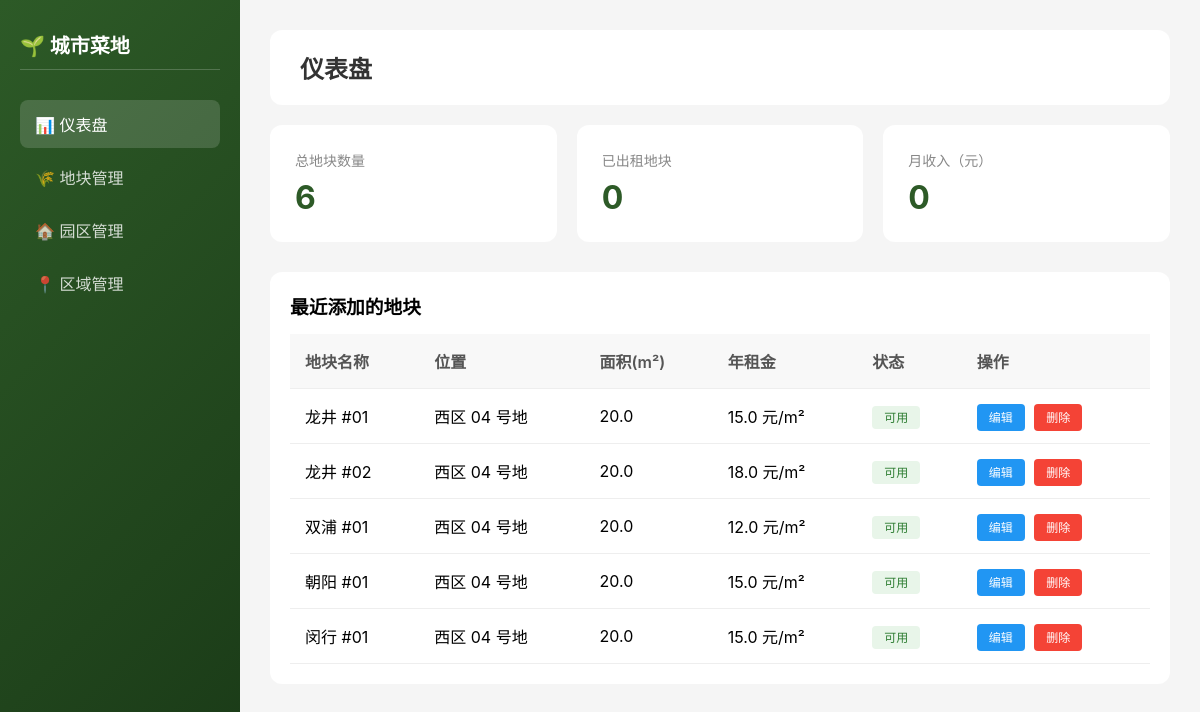
The page / on the database its author committed.
### tables this page shows
CREATE TABLE plots (
            id TEXT PRIMARY KEY,
            title TEXT NOT NULL,
            sub_title TEXT,
            location TEXT,
            area REAL,
            soil_type TEXT,
            light_condition TEXT,
            water_price REAL,
            annual_rent REAL,
            description TEXT,
            owner_name TEXT,
            owner_phone TEXT,
            owner_avatar TEXT,
            images TEXT,
            tags TEXT,
            status TEXT DEFAULT 'available',
            garden_id TEXT NOT NULL,
            FOREIGN KEY (garden_id) REFERENCES gardens(id)
        );

### admin.py (the view)
@app.route('/')
def dashboard():
    stats = models.get_stats()
    plots = models.get_plots_for_admin()
    return render_template('dashboard.html', stats=stats, plots=plots, active_page='dashboard')

### models.py (called while the page is built)
def get_db():
    conn = sqlite3.connect(DATABASE_PATH)
    conn.row_factory = sqlite3.Row
    return conn

def row_to_dict(row):
    return dict(row)

def get_plots_for_admin():
    conn = get_db()
    cursor = conn.cursor()
    cursor.execute('SELECT * FROM plots')
    rows = cursor.fetchall()
    plots = []
    for row in rows:
        plot = row_to_dict(row)
        images = json.loads(plot['images']) if plot['images'] else []
        plot['images'] = ','.join(images) if images else ''
        tags = json.loads(plot['tags']) if plot['tags'] else []
        plot['tags'] = ','.join(tags) if tags else ''
        plots.append(plot)
    conn.close()
    return plots

def get_stats():
    conn = get_db()
    cursor = conn.cursor()
    cursor.execute('SELECT COUNT(*) FROM plots')
    total_plots = cursor.fetchone()[0]
    cursor.execute('SELECT COUNT(*) FROM plots WHERE status = "rented"')
    rented_count = cursor.fetchone()[0]
    cursor.execute('SELECT SUM(area * annual_rent) FROM plots WHERE status = "rented"')
    monthly_revenue = cursor.fetchone()[0] or 0
    conn.close()
    return {
        'totalPlots': total_plots,
        'rentedCount': rented_count,
        'monthlyRevenue': monthly_revenue
    }

### templates/dashboard.html
{% extends 'base.html' %}
{% block content %}
<div class="header">
    <h2>仪表盘</h2>
</div>
<div class="stats-grid">
    <div class="stat-card">
        <div class="label">总地块数量</div>
        <div class="value">{{ stats.totalPlots }}</div>
    </div>
    <div class="stat-card">
        <div class="label">已出租地块</div>
        <div class="value">{{ stats.rentedCount }}</div>
    </div>
    <div class="stat-card">
        <div class="label">月收入（元）</div>
        <div class="value">{{ stats.monthlyRevenue }}</div>
    </div>
</div>
<div class="data-table">
    <h3 style="margin-bottom: 15px;">最近添加的地块</h3>
    <table>
        <thead>
            <tr>
                <th>地块名称</th>
                <th>位置</th>
                <th>面积(m²)</th>
                <th>年租金</th>
                <th>状态</th>
                <th>操作</th>
            </tr>
        </thead>
        <tbody>
            {% for plot in plots[:5] %}
            <tr>
                <td>{{ plot.title }}</td>
                <td>{{ plot.location }}</td>
                <td>{{ plot.area }}</td>
                <td>{{ plot.annual_rent }} 元/m²</td>
                <td>
                    {% if plot.status == 'available' %}
                    <span class="status-available">可用</span>
                    {% else %}
                    <span class="status-rented">已租</span>
                    {% endif %}
                </td>
                <td>
                    <a href="/plots/{{ plot.id }}/edit" class="btn-edit">编辑</a>
                    <a href="/plots/{{ plot.id }}/delete" class="btn-delete">删除</a>
                </td>
            </tr>
            {% endfor %}
        </tbody>
    </table>
</div>
{% endblock %}

### templates/base.html (shortened to what this page needs)
<!DOCTYPE html>
<html lang="zh-CN">
<head>
</head>
<body>
    <div class="sidebar">
        <h1>🌱 城市菜地</h1>
        <nav>
            <a href="/" class="{% if active_page == 'dashboard' %}active{% endif %}">📊 仪表盘</a>
            <a href="/plots" class="{% if active_page == 'plots' %}active{% endif %}">🌾 地块管理</a>
            <a href="/gardens" class="{% if active_page == 'gardens' %}active{% endif %}">🏠 园区管理</a>
            <a href="/regions" class="{% if active_page == 'regions' %}active{% endif %}">📍 区域管理</a>
        </nav>
    </div>
    <div class="main">
        {% block content %}{% endblock %}
    </div>
</body>
</html>

### templates/base.html (style rules this page uses)
* { margin: 0; padding: 0; box-sizing: border-box; }
body { font-family: -apple-system, BlinkMacSystemFont, 'Segoe UI', Roboto, sans-serif; background: #f5f5f5; }
.sidebar { position: fixed; left: 0; top: 0; width: 240px; height: 100vh; background: linear-gradient(135deg, #2d5a27 0%, #1a3a17 100%); color: white; padding: 20px; }
.sidebar h1 { font-size: 20px; margin-bottom: 30px; padding: 10px 0; border-bottom: 1px solid rgba(255,255,255,0.2); }
.sidebar nav a { display: block; padding: 12px 15px; color: rgba(255,255,255,0.8); text-decoration: none; border-radius: 8px; margin-bottom: 5px; transition: all 0.2s; }
.sidebar nav a:hover, .sidebar nav a.active { background: rgba(255,255,255,0.15); color: white; }
.main { margin-left: 240px; padding: 30px; min-height: 100vh; }
.header { background: white; padding: 20px 30px; border-radius: 12px; margin-bottom: 20px; display: flex; justify-content: space-between; align-items: center; }
.header h2 { color: #333; font-size: 24px; }
.stats-grid { display: grid; grid-template-columns: repeat(3, 1fr); gap: 20px; margin-bottom: 30px; }
.stat-card { background: white; padding: 25px; border-radius: 12px; }
.stat-card .label { color: #888; font-size: 14px; margin-bottom: 8px; }
.stat-card .value { font-size: 32px; font-weight: bold; color: #2d5a27; }
.data-table { background: white; border-radius: 12px; padding: 20px; }
.data-table table { width: 100%; border-collapse: collapse; }
.data-table th, .data-table td { padding: 15px; text-align: left; border-bottom: 1px solid #eee; }
.data-table th { background: #f8f8f8; font-weight: 600; color: #555; }
.status-available { background: #e8f5e9; color: #2e7d32; padding: 4px 12px; border-radius: 4px; font-size: 12px; }
.btn-edit, .btn-delete { padding: 6px 12px; border-radius: 4px; text-decoration: none; font-size: 12px; margin-right: 5px; }
.btn-edit { background: #2196f3; color: white; }
.btn-delete { background: #f44336; color: white; }

### rows shown on the page
plots: title "龙井 #01", location "西区 04 号地", area "20.0", annual_rent "15.0", status "可用"
plots: title "龙井 #02", location "西区 04 号地", area "20.0", annual_rent "18.0", status "可用"
plots: title "双浦 #01", location "西区 04 号地", area "20.0", annual_rent "12.0", status "可用"
plots: title "朝阳 #01", location "西区 04 号地", area "20.0", annual_rent "15.0", status "可用"
plots: title "闵行 #01", location "西区 04 号地", area "20.0", annual_rent "15.0", status "可用"

### other values the page prints
{{ stats.totalPlots }} "6"
{{ stats.rentedCount }} "0"
{{ stats.monthlyRevenue }} "0"
